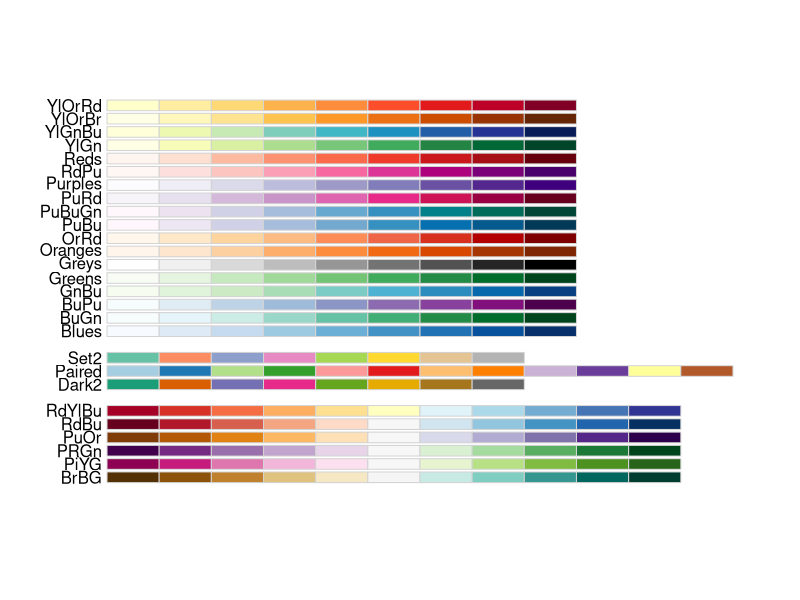
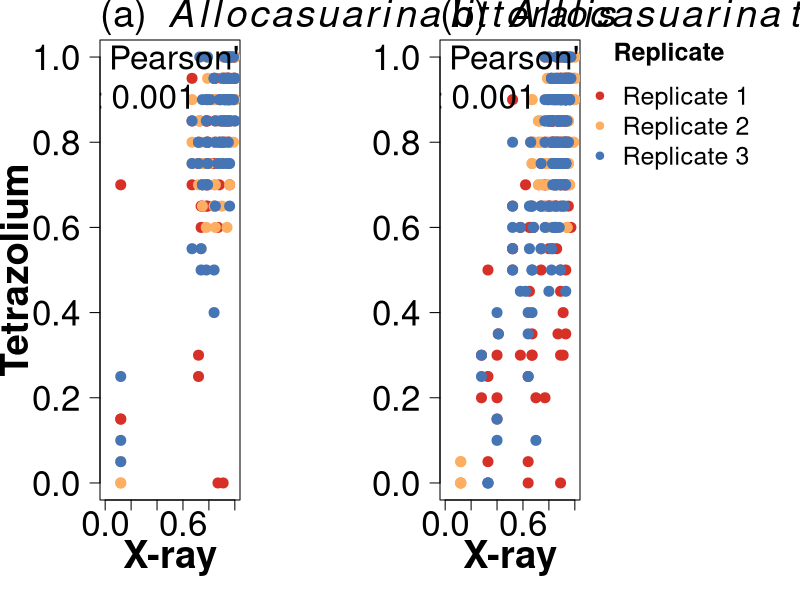
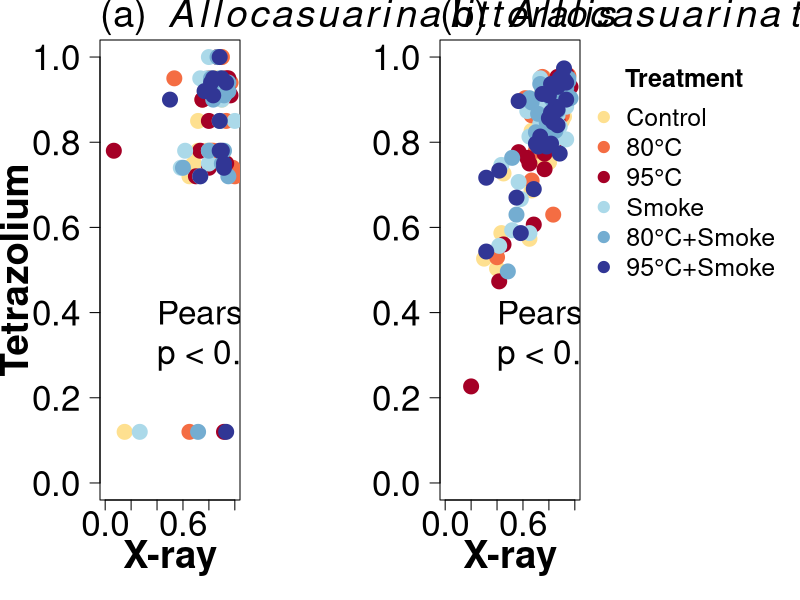

Generate these figures, in order, with R:
# Written by Felicity Charles
# 10/09/2024

library(dplyr)

viable <- read.table('./00_Data/Seeds_data/Full_experiment/Viability.txt', header = T, stringsAsFactors = T)
head(viable)
seed_characteristics <- read.csv('./00_Data/Seeds_data/Seed_characteristics_enviro.csv', header = T, stringsAsFactors = T)
head(seed_characteristics)
seed_characteristics <- seed_characteristics[, c(2, 4)]

viable<- left_join(viable, seed_characteristics, by = "Individual")
head(viable)


viable$Group <- ifelse(viable$Fire_freq <= 3, "lowfi", "hifi")

library(RColorBrewer)
display.brewer.all(colorblindFriendly = T)
RColorBrewer::brewer.pal(11, "RdYlBu")

pal1 <- c("#D73027", "#FDAE61", "#4575B4")



cor.test(viable$X.ray_proportion_viable[viable$Species == "littoralis"], viable$TTC_proportion_viable[viable$Species == "littoralis"])
cor.test(viable$X.ray_proportion_viable[viable$Species == "torulosa"], viable$TTC_proportion_viable[viable$Species == "torulosa"])



# Viability plots




dev.new(height = 10, width = 25, dpi = 80, pointsize = 18, noRStudioGD = T)
par(mar = c(5,5,2,5), mgp = c(3,1,0), mfrow = c(1, 2), oma = c(0,0,0,6), cex.axis = 2.1, cex.lab = 2.3, cex.main = 2)

plot(viable$X.ray_proportion_viable[viable$Species == "littoralis"], viable$TTC_proportion_viable[viable$Species == "littoralis"], pch = NA, xlab = expression(bold("X-ray")), ylab = "", xlim = c(0,1), ylim = c(0,1), las = 1)
points(viable$X.ray_proportion_viable[viable$Species == "littoralis" & viable$Replicate == 1], viable$TTC_proportion_viable[viable$Species == "littoralis" & viable$Replicate == 1], col = "#D73027", pch = 20, cex = 2)
points(viable$X.ray_proportion_viable[viable$Species == "littoralis" & viable$Replicate == 2], viable$TTC_proportion_viable[viable$Species == "littoralis" & viable$Replicate == 2], col = "#FDAE61", pch = 20, cex = 2)
points(viable$X.ray_proportion_viable[viable$Species == "littoralis" & viable$Replicate == 3], viable$TTC_proportion_viable[viable$Species == "littoralis" & viable$Replicate == 3], col = "#4575B4", pch = 20, cex = 2)
text(0.03, 1, labels = "Pearson's r = 0.71", adj = 0, cex = 2)
text(0.16, 0.9, labels = "p < 0.001", cex = 2)
mtext("(a) "~italic(Allocasuarina~littoralis), cex = 2.3, adj = 0)
mtext(side = 2, expression(bold("Tetrazolium")), cex = 2.3, line = 3.4)

plot(viable$X.ray_proportion_viable[viable$Species == "torulosa"], viable$TTC_proportion_viable[viable$Species == "torulosa"], pch = NA, xlab = expression(bold("X-ray")), ylab = "", xlim = c(0,1), ylim = c(0,1), las = 1)
points(viable$X.ray_proportion_viable[viable$Species == "torulosa" & viable$Replicate == 1], viable$TTC_proportion_viable[viable$Species == "torulosa" &viable$Replicate == 1], col = "#D73027", pch = 20, cex = 2)
points(viable$X.ray_proportion_viable[viable$Species == "torulosa" & viable$Replicate == 2], viable$TTC_proportion_viable[viable$Species == "torulosa" & viable$Replicate == 2], col = "#FDAE61", pch = 20, cex = 2)
points(viable$X.ray_proportion_viable[viable$Species == "torulosa" & viable$Replicate == 3], viable$TTC_proportion_viable[viable$Species == "torulosa" & viable$Replicate == 3], col = "#4575B4", pch = 20, cex = 2)
text(0.03, 1, labels = "Pearson's r = 0.74", adj = 0, cex = 2)
text(0.16, 0.9, labels = "p < 0.001", cex = 2)
mtext("(b) "~italic(Allocasuarina~torulosa), cex = 2.3, adj = 0)



par(xpd = NA)
legend(x = 1.02, y = 1.05, legend = c("Replicate 1", "Replicate 2", "Replicate 3"), col = c("#D73027", "#FDAE61", "#4575B4"), pch = 20, title = expression(bold("Replicate")), cex = 1.5, bty = "n")








# Lets change the structure of the data
levels(viable$Species) <- c("Allocasuarina littoralis", "Allocasuarina torulosa")
viable$Treatment <- factor(viable$Treatment, levels = c("C", "H80", "H95", "S", "H80+S", "H95+S"))

str(viable)
head(viable)

library(dplyr)
options(scipen = 999)
# Extract the correlations for each species group
Viability_averages <- viable %>% 
  group_by(Species) %>% 
  summarise(mean_TTC_via = mean(TTC_proportion_viable), X_ray_via = mean(X.ray_proportion_viable)) %>% 
  as.data.frame()
Viability_averages

Viability_correlations <- viable %>% 
  group_by(Species) %>% 
  summarise(mean_TTC_viability = mean(TTC_proportion_viable), 
            X_ray_viability = mean(X.ray_proportion_viable),
            correlation = stats::cor.test(TTC_proportion_viable, X.ray_proportion_viable)$estimate,
            pvalue = stats::cor.test(TTC_proportion_viable, X.ray_proportion_viable)$p.value) %>% 
  as.data.frame()
Viability_correlations



# Now lets look into whether viability is changed by the treatment
Treatment_viability_averages_ind <- viable %>% 
  group_by(Species, Individual, Treatment) %>% 
  summarise(X_ray_via = mean(X.ray_proportion_viable),
            mean_TTC = mean(TTC_proportion_viable),
            min_TTC = min(TTC_proportion_viable), 
            max_TTC = max(TTC_proportion_viable)) %>% 
  as.data.frame()
Treatment_viability_averages_ind



# This returns the correlation of x ray viability compared to TTC viability for each treatment per species grouping
            
Treatment_viability_cor <- Treatment_viability_averages_ind %>% 
  group_by(Species, Treatment) %>% 
  summarise(min_TTC = min(min_TTC),
            max_TTC = max(max_TTC),
            mean_TTC = mean(mean_TTC),
            x_ray_via = mean(X_ray_via)) %>% 
  as.data.frame()
  


options(scipen = 0)

str(Treatment_viability_cor)
levels(Treatment_viability_cor$Treatment)
# Lets plot these results, we want to facet by species grouping and colour the points by treatment type.
# First split the data

library(RColorBrewer)
pal <- c("#FEE090", "#F46D43", "#A50026", "#ABD9E9","#74ADD1","#313695")
  
brewer.pal(11, "RdYlBu")





cor.test(Treatment_viability_averages_ind$mean_TTC[Treatment_viability_averages_ind$Species == "Allocasuarina littoralis"], Treatment_viability_averages_ind$X_ray_via[Treatment_viability_averages_ind$Species == "Allocasuarina littoralis"])

cor.test(Treatment_viability_averages_ind$mean_TTC[Treatment_viability_averages_ind$Species == 'Allocasuarina torulosa'], Treatment_viability_averages_ind$X_ray_via[Treatment_viability_averages_ind$Species == 'Allocasuarina torulosa'])





dev.new(height = 10, width = 25, dpi = 80, pointsize = 18, noRStudioGD = T)
par(mar = c(5,5,2,5), mgp = c(3,1,0), mfrow = c(1, 2), oma = c(0,0,0,6), cex.axis = 2.1, cex.lab = 2.3, cex.main = 2)

plot(Treatment_viability_averages_ind$mean_TTC[Treatment_viability_averages_ind$Species == "Allocasuarina littoralis"], Treatment_viability_averages_ind$X_ray_via[Treatment_viability_averages_ind$Species == "Allocasuarina littoralis"], pch = NA, xlim = c(0,1), ylim = c(0,1), xlab = expression(bold("X-ray")), ylab = "", las = 1)
points(Treatment_viability_averages_ind$mean_TTC[Treatment_viability_averages_ind$Species == "Allocasuarina littoralis" & Treatment_viability_averages_ind$Treatment == "C"], Treatment_viability_averages_ind$X_ray_via[Treatment_viability_averages_ind$Species == "Allocasuarina littoralis" & Treatment_viability_averages_ind$Treatment == "C"], col = "#FEE090", pch = 20, cex = 3)
points(Treatment_viability_averages_ind$mean_TTC[Treatment_viability_averages_ind$Species == "Allocasuarina littoralis" & Treatment_viability_averages_ind$Treatment == "H80"], Treatment_viability_averages_ind$X_ray_via[Treatment_viability_averages_ind$Species == "Allocasuarina littoralis" & Treatment_viability_averages_ind$Treatment == "C"], col = "#F46D43", pch = 20, cex = 3)
points(Treatment_viability_averages_ind$mean_TTC[Treatment_viability_averages_ind$Species == "Allocasuarina littoralis" & Treatment_viability_averages_ind$Treatment == "H95"], Treatment_viability_averages_ind$X_ray_via[Treatment_viability_averages_ind$Species == "Allocasuarina littoralis" & Treatment_viability_averages_ind$Treatment == "C"], col = "#A50026", pch = 20, cex = 3)
points(Treatment_viability_averages_ind$mean_TTC[Treatment_viability_averages_ind$Species == "Allocasuarina littoralis" & Treatment_viability_averages_ind$Treatment == "S"], Treatment_viability_averages_ind$X_ray_via[Treatment_viability_averages_ind$Species == "Allocasuarina littoralis" & Treatment_viability_averages_ind$Treatment == "C"], col = "#ABD9E9", pch = 20, cex = 3)
points(Treatment_viability_averages_ind$mean_TTC[Treatment_viability_averages_ind$Species == "Allocasuarina littoralis" & Treatment_viability_averages_ind$Treatment == "H80+S"], Treatment_viability_averages_ind$X_ray_via[Treatment_viability_averages_ind$Species == "Allocasuarina littoralis" & Treatment_viability_averages_ind$Treatment == "C"], col = "#74ADD1", pch = 20, cex = 3)
points(Treatment_viability_averages_ind$mean_TTC[Treatment_viability_averages_ind$Species == "Allocasuarina littoralis" & Treatment_viability_averages_ind$Treatment == "H95+S"], Treatment_viability_averages_ind$X_ray_via[Treatment_viability_averages_ind$Species == "Allocasuarina littoralis" & Treatment_viability_averages_ind$Treatment == "C"], col = "#313695", pch = 20, cex = 3)
text(0.4, 0.4, labels = "Pearson's r = 0.85", adj = 0, cex = 2)
text(0.4, 0.3, labels = "p < 0.001", adj = 0, cex = 2)
mtext(side = 2, expression(bold("Tetrazolium")), cex = 2.3, line = 3.4)
mtext("(a) "~italic(Allocasuarina~littoralis), cex = 2.3, adj = 0)





plot(Treatment_viability_averages_ind$mean_TTC[Treatment_viability_averages_ind$Species == 'Allocasuarina torulosa' ], Treatment_viability_averages_ind$X_ray_via[Treatment_viability_averages_ind$Species == 'Allocasuarina torulosa' ], pch = NA, xlim = c(0,1), ylim = c(0,1), xlab = expression(bold("X-ray")), ylab = "", las = 1)
points(Treatment_viability_averages_ind$mean_TTC[Treatment_viability_averages_ind$Species == 'Allocasuarina torulosa'  & Treatment_viability_averages_ind$Treatment == "C"], Treatment_viability_averages_ind$X_ray_via[Treatment_viability_averages_ind$Species == 'Allocasuarina torulosa'  & Treatment_viability_averages_ind$Treatment == "C"], col = "#FEE090", pch = 20, cex = 3)
points(Treatment_viability_averages_ind$mean_TTC[Treatment_viability_averages_ind$Species == 'Allocasuarina torulosa'  & Treatment_viability_averages_ind$Treatment == "H80"], Treatment_viability_averages_ind$X_ray_via[Treatment_viability_averages_ind$Species == 'Allocasuarina torulosa'  & Treatment_viability_averages_ind$Treatment == "H80"], col = "#F46D43", pch = 20, cex = 3)
points(Treatment_viability_averages_ind$mean_TTC[Treatment_viability_averages_ind$Species == 'Allocasuarina torulosa'  & Treatment_viability_averages_ind$Treatment == "H95"], Treatment_viability_averages_ind$X_ray_via[Treatment_viability_averages_ind$Species == 'Allocasuarina torulosa'  & Treatment_viability_averages_ind$Treatment == "H95"], col = "#A50026", pch = 20, cex = 3)
points(Treatment_viability_averages_ind$mean_TTC[Treatment_viability_averages_ind$Species == 'Allocasuarina torulosa'  & Treatment_viability_averages_ind$Treatment == "S"], Treatment_viability_averages_ind$X_ray_via[Treatment_viability_averages_ind$Species == 'Allocasuarina torulosa'  & Treatment_viability_averages_ind$Treatment == "S"], col = "#ABD9E9", pch = 20, cex = 3)
points(Treatment_viability_averages_ind$mean_TTC[Treatment_viability_averages_ind$Species == 'Allocasuarina torulosa'  & Treatment_viability_averages_ind$Treatment == "H80+S"], Treatment_viability_averages_ind$X_ray_via[Treatment_viability_averages_ind$Species == 'Allocasuarina torulosa'  & Treatment_viability_averages_ind$Treatment == "H80+S"], col = "#74ADD1", pch = 20, cex = 3)
points(Treatment_viability_averages_ind$mean_TTC[Treatment_viability_averages_ind$Species == 'Allocasuarina torulosa'  & Treatment_viability_averages_ind$Treatment == "H95+S"], Treatment_viability_averages_ind$X_ray_via[Treatment_viability_averages_ind$Species == 'Allocasuarina torulosa'  & Treatment_viability_averages_ind$Treatment == "H95+S"], col = "#313695", pch = 20, cex = 3)
text(0.4, 0.4, labels = "Pearson's r = 0.79", adj = 0, cex = 2)
text(0.4, 0.3, labels = "p < 0.001", adj = 0, cex = 2)
mtext("(b) "~italic(Allocasuarina~torulosa), cex = 2.3, adj = 0)




par(xpd = NA)
legend(x = 1.05, y = 1, legend = c("Control", "80°C", "95°C", "Smoke", "80°C+Smoke", "95°C+Smoke"), col = pal, title = expression(bold("Treatment")), pch = 19, cex = 1.5, bty = "n")
par(xpd = F)
